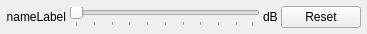
<?xml version="1.0" encoding="UTF-8"?>
<ui version="4.0">
 <class>DeviceGain</class>
 <widget class="QWidget" name="DeviceGain">
  <property name="geometry">
   <rect>
    <x>0</x>
    <y>0</y>
    <width>367</width>
    <height>34</height>
   </rect>
  </property>
  <property name="windowTitle">
   <string>Form</string>
  </property>
  <layout class="QGridLayout" name="gridLayout">
   <property name="leftMargin">
    <number>6</number>
   </property>
   <property name="topMargin">
    <number>3</number>
   </property>
   <property name="rightMargin">
    <number>6</number>
   </property>
   <property name="bottomMargin">
    <number>3</number>
   </property>
   <property name="spacing">
    <number>3</number>
   </property>
   <item row="0" column="0">
    <widget class="QLabel" name="nameLabel">
     <property name="text">
      <string>nameLabel</string>
     </property>
     <property name="alignment">
      <set>Qt::AlignRight|Qt::AlignTrailing|Qt::AlignVCenter</set>
     </property>
    </widget>
   </item>
   <item row="0" column="2">
    <widget class="QLabel" name="valueLabel">
     <property name="text">
      <string>dB</string>
     </property>
    </widget>
   </item>
   <item row="0" column="1">
    <widget class="QSlider" name="gainSlider">
     <property name="orientation">
      <enum>Qt::Horizontal</enum>
     </property>
     <property name="invertedAppearance">
      <bool>false</bool>
     </property>
     <property name="invertedControls">
      <bool>false</bool>
     </property>
     <property name="tickPosition">
      <enum>QSlider::TicksBelow</enum>
     </property>
     <property name="tickInterval">
      <number>0</number>
     </property>
    </widget>
   </item>
   <item row="0" column="3">
    <widget class="QPushButton" name="resetButton">
     <property name="text">
      <string>Reset</string>
     </property>
    </widget>
   </item>
  </layout>
 </widget>
 <resources/>
 <connections/>
</ui>
